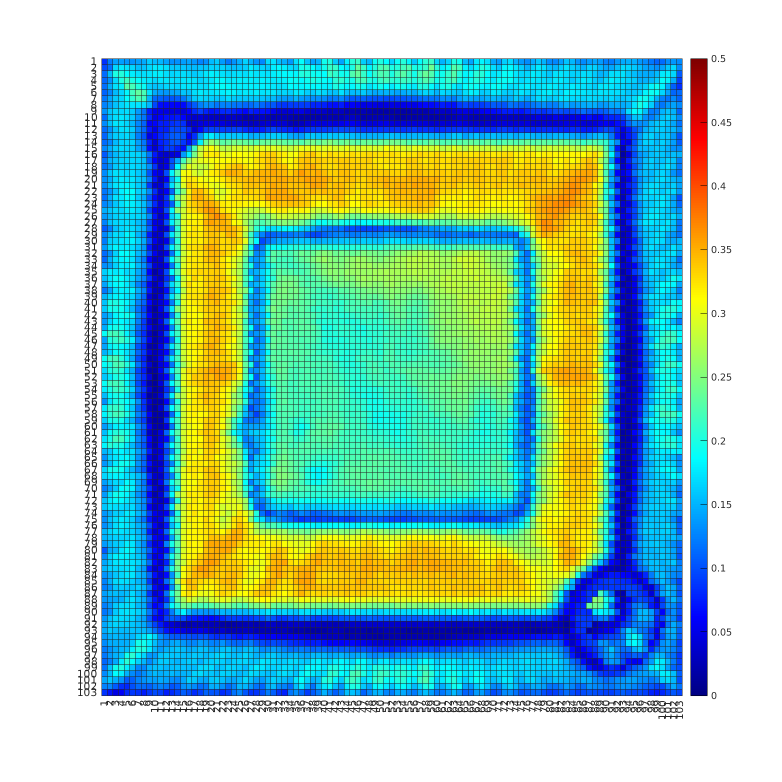
#> input picture Automated_Correlation_Procedure/OpenCV_Analysis/Example Amplitude Plot.png, 1563 x 1563 px (shown at 1/2 size)
$ jupyter execute --allow-errors ACR_Analysis.ipynb
#> lines starting #> are read from the running program, lines starting #| are printed output that depends on the picture
[cell 1]
##################################################################################
#                        Anti-Correlation Region Analysis                        #
#  A code to analyze SAM correlation plots produced in Matlab using an OpenCV AI #
#      to identify anti-correlation regions, and find their centers & areas      #
#                              Author: Steven Doran                              #
##################################################################################

# import OpenCV packages
import cv2 as cv
import numpy as np

path1 = '../Matlab Analysis/Correlation_Images/Negative_Plots/t100_150/ASIC_'
path2 = '_neg[0][100]_t100_150.png'

# Specify Number of ASICs
N = 6

ACR = []   # Anti-correlation region array
for i in range(0,3):
    ACR.append([])
for i in range(len(ACR)):
    for j in range(N):
        ACR[i].append([])

# ACR[0] = x coordinate of center position
# ACR[1] = y coordinare of center position
# ACR[2] = area of contour

# [64 lines left out: function ACR_finder, not called in this run]

# Perform task for all ASICs
from tqdm.notebook import trange, tqdm
#> (the rest of this cell did not finish here and is left out)

The next cells filter the data, then plot the location of the ACRs relative to the ASIC.

### Remove 'noise' - Data subtraction

This entire cell may need to be optimized, depending on the dataset. This is HIGHLY dependent on the size of the .png files created. You must specify the correct areas to omit. Play around with figures to find what works best.

[cell 2]
import matplotlib.pyplot as plt
import numpy as np

X_pos = []; Y_pos = []; Area_XY = []

'''First, remove ASICs with poor scans to limit number of ACRs'''

for i in range(len(ACR[0])):
    for j in range(len(ACR[0][i])):
        for k in range(len(ACR[0][i][j])):
            if i not in [57, 61, 63, 90, 96]:   # this will be changed depending on your dataset
                X_pos.append(ACR[0][i][j][0])
                Y_pos.append(ACR[1][i][j][0])
                Area_XY.append(ACR[2][i][j][0])

'''Next, remove the circles, which cause scattering and create ACRs that are not likely physically real'''

x_position = []; y_position = []; Area = []   # These become the new, low-noise arrays
for i in range(len(X_pos)):
    x_position.append(X_pos[i])
    y_position.append(Y_pos[i])
    Area.append(Area_XY[i])

# This was designed for the P3's, which have two large grooves in their front surfaces that causes
# some acoustic scattering. For different electronics, the removal of similar scattering regions
# should be performed, as to not induce any artifical anti-correlations.

for i in range(len(x_position) - 1, -1, -1):  # when we remove elements, it changes the length of our array
    if x_position[i] > 900 and y_position[i] > 1000:   # Big, lower circle
        del x_position[i]; del y_position[i]; del Area[i]
for i in range(len(x_position) - 1, -1, -1):  # therefor we loop backwards through the array instead of forwards
    if x_position[i] < 160 and y_position[i] < 160:   # small, upper circle
        del x_position[i]; del y_position[i]; del Area[i]

# We can be more selective with regions we are removing. This is a simple cut of the data based off
# of where we are most likely to find the "noisy" points


# We can also apply a cut to remove the 'central' NaN regions and the residual structure ACRs (lines)
'''Lastly, remove the inner region (NaN caused effects) and the residual structure lines'''

for i in range(len(x_position) - 1, -1, -1):  # when we remove elements, it changes the length of our array
    if 122 < x_position[i] < 1040 and 134 < y_position[i] < 1140:
        del x_position[i]; del y_position[i]; del Area[i]

# Again, this region should be changed for different electronic datasets.

print('done')

### Construct Scatterplot with ACRs overlaid on accurate ASIC figure

[cell 3]
#%matplotlib

import matplotlib.pyplot as plt
import numpy as np

# Build data arrays

data_list_x = [x_position]
data_list_y = [y_position]

fig, ax = plt.subplots(figsize=(6,6))
plt.xlim([-50,1220]); plt.ylim([1320,-50])

import matplotlib.patches as mpatches
left, bottom, width, height = (0, 0, 1162, 1273)  # Accurate dimensions of ASIC
rect=mpatches.Rectangle((left,bottom),width,height,
                        fill=False,
                        color="white",
                       linewidth=2)
                       #facecolor="red")
plt.gca().add_patch(rect)
plt.scatter(data_list_x[0],data_list_y[0], s = 7, color = 'red')
plt.title('ASIC Anti-correlation Region Distribution')
plt.xticks([]); plt.yticks([])
ax.set_facecolor("black")
plt.savefig('ASIC ACR Distrbution.png',dpi=300, bbox_inches='tight', pad_inches=.3,facecolor = 'white')
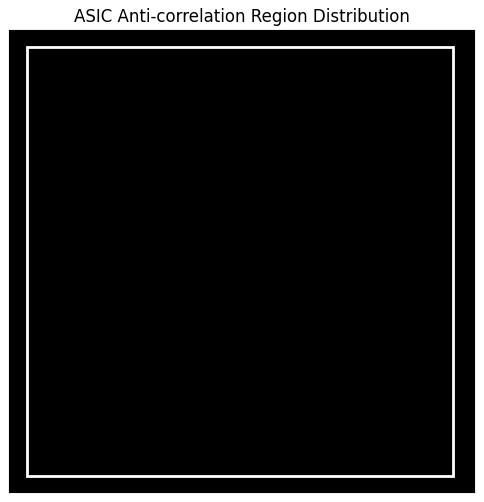
#> figure drawn by matplotlib, 1 panel

plt.show()

print('done')

[cell 4]
# Produce the same ACR plot, but you can overlay (in the background) an image of an amplitude plot

fig, ax = plt.subplots(figsize=(6,6))
plt.xlim([-50,1220]); plt.ylim([1320,-50])

import matplotlib.patches as mpatches
left, bottom, width, height = (0, 0, 1162, 1273)  # Accurate dimensions of ASIC
rect=mpatches.Rectangle((left,bottom),width,height,
                        fill=False,
                        color="white",
                       linewidth=2)
                       #facecolor="red")

# Overlay image of SAM amplitude plot -- need to provide an amplitude plot, here
im0 = plt.imread('Example Amplitude Plot.png')
#> im0 is the input picture: shape (1563, 1563, 3) float32; mean R, G, B 0.555, 0.758, 0.717
crop_img = im0[118:1391, 203:1365]
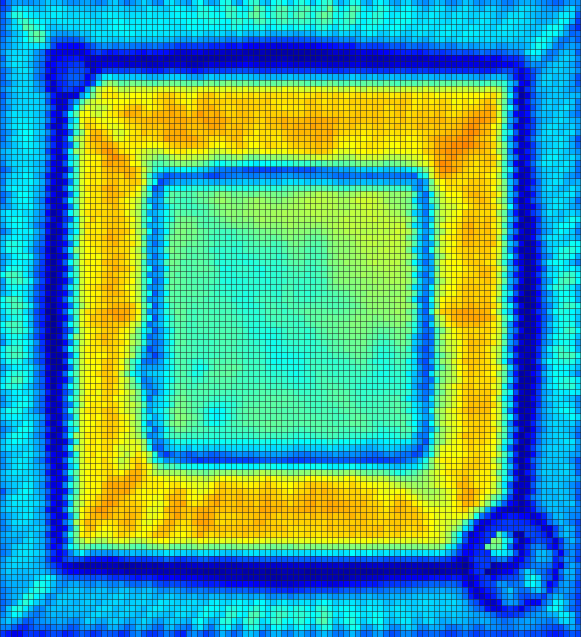
#> crop_img: shape (1273, 1162, 3) float32 (shown at 1/2 size); mean R, G, B 0.3, 0.633, 0.566
implot0 = plt.imshow(crop_img)

plt.gca().add_patch(rect)
plt.scatter(data_list_x[0],data_list_y[0], s = 7, color = 'red')
plt.title('ASIC Anti-correlation Region Distribution')
plt.xticks([]); plt.yticks([])
ax.set_facecolor("black")
plt.savefig('ASIC ACR Distrbution with Amp Plot.png',dpi=300, bbox_inches='tight', pad_inches=.3,facecolor = 'white')
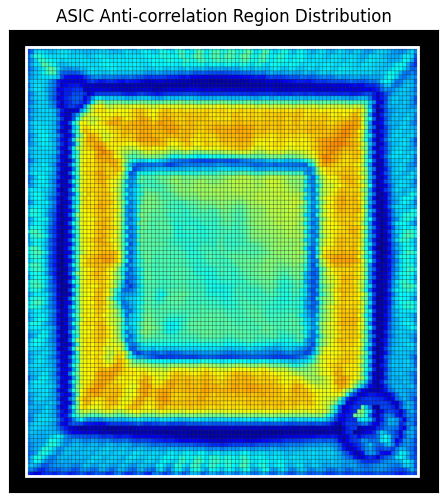
#> figure drawn by matplotlib, 1 panel

plt.show()

print('done')

$ run again, with SAM Analysis/ASIC_118_corr[0][100]_t100_150.png copied over Automated_Correlation_Procedure/OpenCV_Analysis/Example Amplitude Plot.png
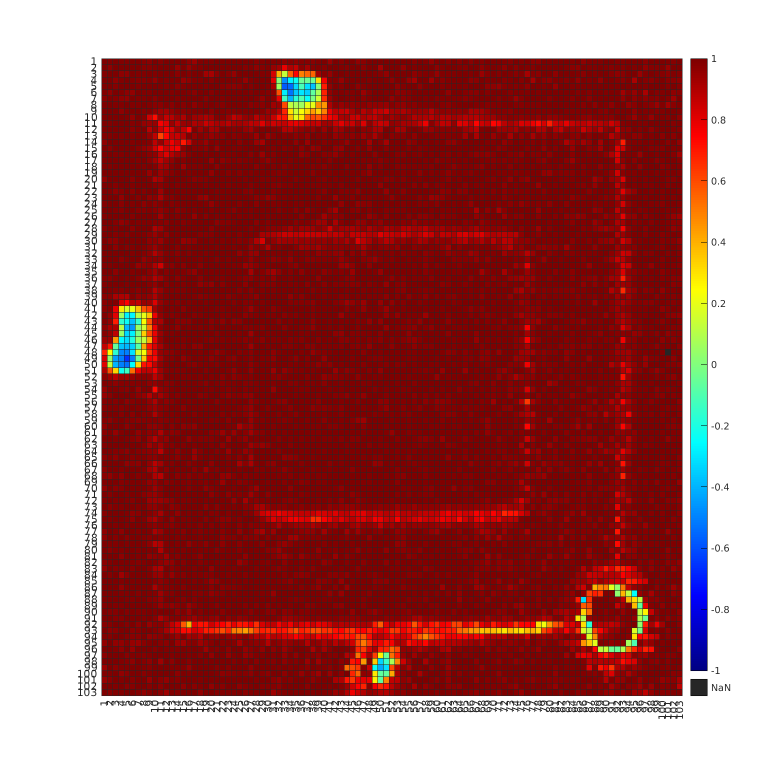
#> input picture SAM Analysis/ASIC_118_corr[0][100]_t100_150.png, 1563 x 1563 px (shown at 1/2 size)
#> im0 is the input picture: shape (1563, 1563, 3) float32; mean R, G, B 0.665, 0.399, 0.393
#> `crop_img = im0[118:1391, 203:1365]`:
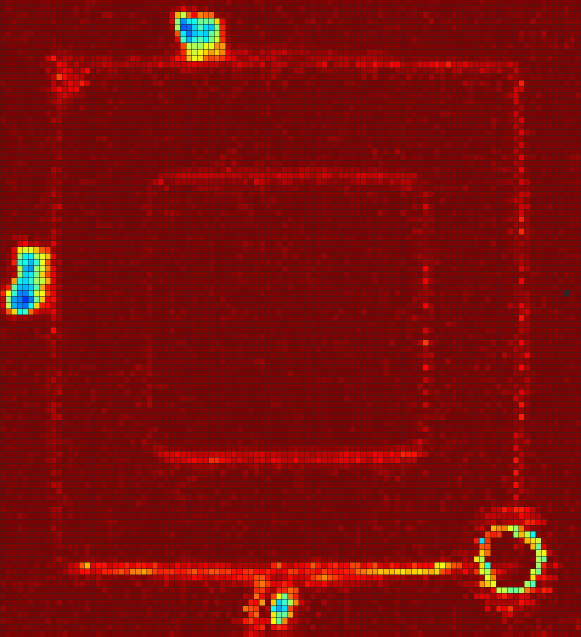
#> crop_img: shape (1273, 1162, 3) float32 (shown at 1/2 size); mean R, G, B 0.482, 0.0406, 0.0315
#> `plt.savefig('ASIC ACR Distrbution with Amp Plot.png',dpi=300, bbox_inc..`:
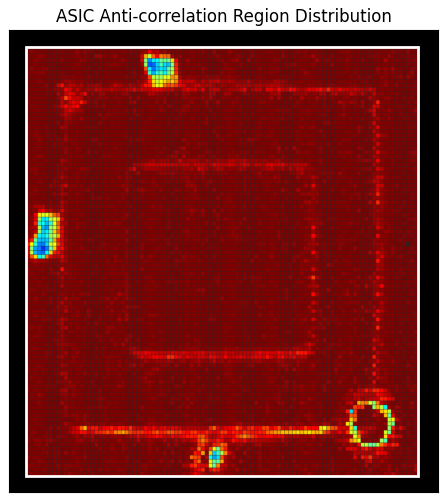
#> figure drawn by matplotlib, 1 panel
